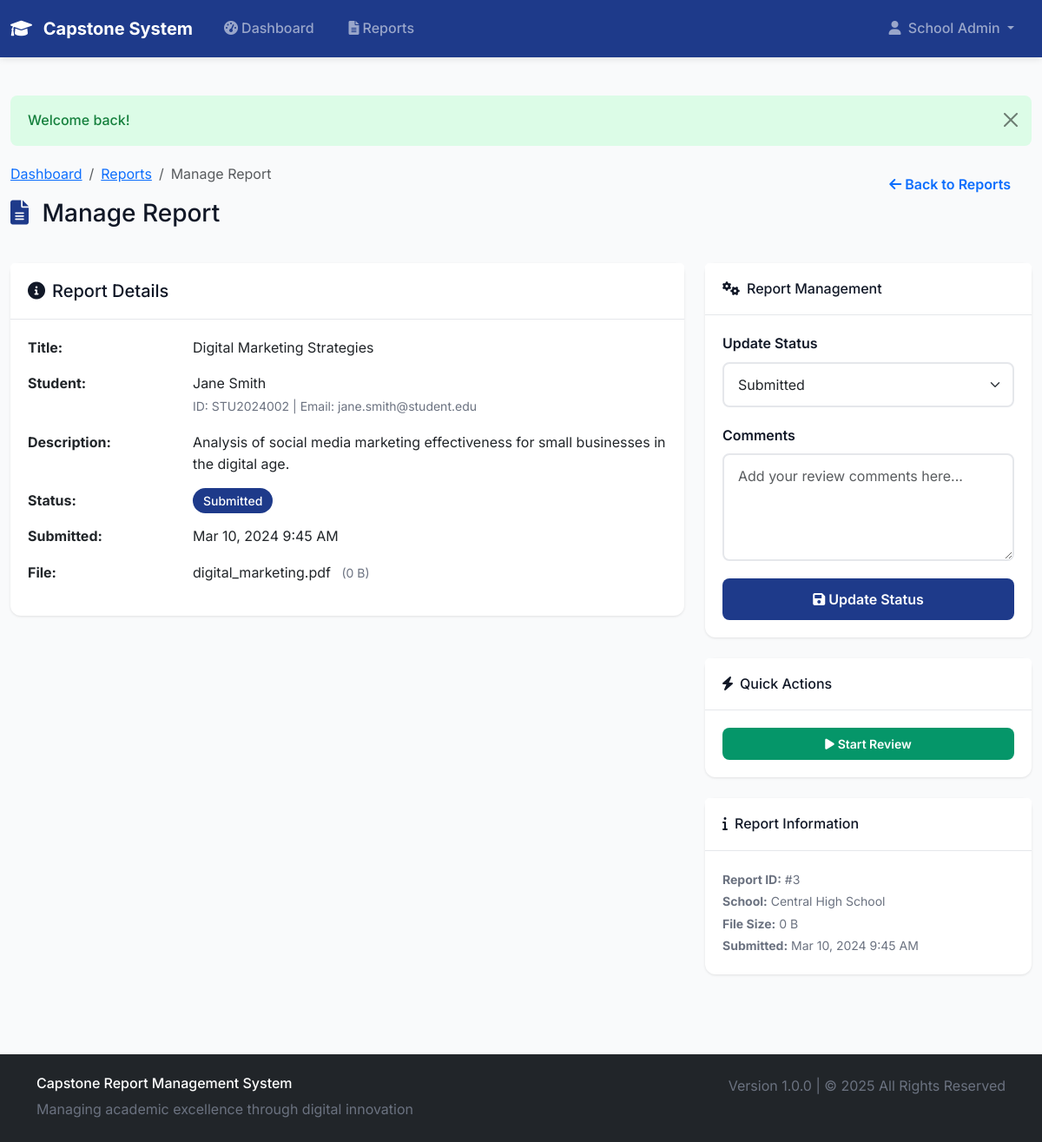
The app's page /school/manage_report.php?id=3 (signed in) with its own data.
### tables this page shows
CREATE TABLE reports (
    id INT AUTO_INCREMENT PRIMARY KEY,
    title VARCHAR(255) NOT NULL,
    description TEXT,
    student_id INT NOT NULL,
    school_id INT NOT NULL,
    file_path VARCHAR(500),
    file_name VARCHAR(255),
    file_size INT,
    status ENUM('submitted', 'under_review', 'approved', 'rejected', 'revision_required') DEFAULT 'submitted',
    admin_comments TEXT,
    school_comments TEXT,
    submission_date TIMESTAMP DEFAULT CURRENT_TIMESTAMP,
    reviewed_at TIMESTAMP NULL,
    reviewed_by_admin INT,
    reviewed_by_school BOOLEAN DEFAULT FALSE,
    grade VARCHAR(10),
    FOREIGN KEY (student_id) REFERENCES users(id) ON DELETE CASCADE,
    FOREIGN KEY (school_id) REFERENCES schools(id) ON DELETE CASCADE,
    FOREIGN KEY (reviewed_by_admin) REFERENCES users(id) ON DELETE SET NULL
);

CREATE TABLE users (
    id INT AUTO_INCREMENT PRIMARY KEY,
    username VARCHAR(100) UNIQUE NOT NULL,
    email VARCHAR(255) UNIQUE NOT NULL,
    password VARCHAR(255) NOT NULL,
    first_name VARCHAR(100) NOT NULL,
    last_name VARCHAR(100) NOT NULL,
    role ENUM('student', 'admin') NOT NULL,
    student_id VARCHAR(50),
    school_id INT,
    id_photo_path VARCHAR(500),
    status ENUM('active', 'inactive') DEFAULT 'active',
    created_at TIMESTAMP DEFAULT CURRENT_TIMESTAMP,
    FOREIGN KEY (school_id) REFERENCES schools(id) ON DELETE SET NULL
);

CREATE TABLE schools (
    id INT AUTO_INCREMENT PRIMARY KEY,
    name VARCHAR(255) NOT NULL,
    code VARCHAR(50) UNIQUE NOT NULL,
    email VARCHAR(255) NOT NULL,
    password VARCHAR(255) NOT NULL,
    contact_person VARCHAR(255),
    phone VARCHAR(50),
    address TEXT,
    status ENUM('active', 'inactive') DEFAULT 'active',
    created_at TIMESTAMP DEFAULT CURRENT_TIMESTAMP
);

### config/config.php (called while the page is built, shortened)
<?php
require_once __DIR__ . '/database.php';
require_once __DIR__ . '/../includes/functions.php';
$db = new Database();
?>

### config/database.php (called while the page is built, shortened)
<?php
class Database {
    private $host = DB_HOST;
    private $username = DB_USERNAME;
    private $password = DB_PASSWORD;
    private $database = DB_NAME;
    private $connection;
    private function connect() {
        try {
            if (DB_TYPE === 'pgsql') {
                $port = defined('DB_PORT') ? DB_PORT : '5432';
                $this->connection = new PDO(
                    "pgsql:host={$this->host};port={$port};dbname={$this->database}",
                    $this->username,
                    $this->password,
                    [
                        PDO::ATTR_ERRMODE => PDO::ERRMODE_EXCEPTION,
                        PDO::ATTR_DEFAULT_FETCH_MODE => PDO::FETCH_ASSOC,
                        PDO::ATTR_EMULATE_PREPARES => false
                    ]
                );
            } else {
                $this->connection = new PDO(
                    "mysql:host={$this->host};dbname={$this->database};charset=utf8mb4",
                    $this->username,
                    $this->password,
                    [
                        PDO::ATTR_ERRMODE => PDO::ERRMODE_EXCEPTION,
                        PDO::ATTR_DEFAULT_FETCH_MODE => PDO::FETCH_ASSOC,
                        PDO::ATTR_EMULATE_PREPARES => false
                    ]
                );
            }
        } catch (PDOException $e) {
            die("Database connection failed: " . $e->getMessage());
        }
    }
    public function query($sql, $params = []) {
        try {
            $stmt = $this->connection->prepare($sql);
            $stmt->execute($params);
            return $stmt;
        } catch (PDOException $e) {
            error_log("Database query error: " . $e->getMessage());
            return false;
        }
    }
    public function fetchOne($sql, $params = []) {
        $stmt = $this->query($sql, $params);
        return $stmt ? $stmt->fetch() : null;
    }
}
?>

### school/manage_report.php (the view, shortened to what this page needs)
<?php
require_once '../config/config.php';
$schoolId = $_SESSION['school_id'];
$reportId = (int)($_GET['id'] ?? 0);
$report = $db->fetchOne(
    "SELECT r.*, u.first_name, u.last_name, u.student_id, u.email, s.name as school_name
     FROM reports r
     JOIN users u ON r.student_id = u.id
     JOIN schools s ON r.school_id = s.id
     WHERE r.id = ? AND r.school_id = ?",
    [$reportId, $schoolId]
);
require_once '../includes/header.php';
?>
<div class="row mb-4">
    <div class="col">
        <nav aria-label="breadcrumb">
            <ol class="breadcrumb">
                <li class="breadcrumb-item"><a href="dashboard.php">Dashboard</a></li>
                <li class="breadcrumb-item"><a href="view_reports.php">Reports</a></li>
                <li class="breadcrumb-item active">Manage Report</li>
            </ol>
        </nav>
        <h1 class="h3 mb-3">
            <i class="fas fa-file-alt text-primary me-2"></i>
            Manage Report
        </h1>
    </div>
    <div class="col-auto">
        <a href="view_reports.php" class="btn btn-outline-primary">
            <i class="fas fa-arrow-left me-1"></i>Back to Reports
        </a>
    </div>
</div>
<div class="row">
    <div class="col-lg-8">
        <div class="card">
            <div class="card-header">
                <h5 class="mb-0">
                    <i class="fas fa-info-circle me-2"></i>Report Details
                </h5>
            </div>
            <div class="card-body">
                <div class="row mb-3">
                    <div class="col-sm-3 fw-bold">Title:</div>
                    <div class="col-sm-9"><?php echo htmlspecialchars($report['title']); ?></div>
                </div>
                <div class="row mb-3">
                    <div class="col-sm-3 fw-bold">Student:</div>
                    <div class="col-sm-9">
                        <?php echo htmlspecialchars($report['first_name'] . ' ' . $report['last_name']); ?>
                        <br>
                        <small class="text-muted">
                            ID: <?php echo htmlspecialchars($report['student_id']); ?> |
                            Email: <?php echo htmlspecialchars($report['email']); ?>
                        </small>
                    </div>
                </div>
                <div class="row mb-3">
                    <div class="col-sm-3 fw-bold">Description:</div>
                    <div class="col-sm-9">
                        <p class="mb-0"><?php echo nl2br(htmlspecialchars($report['description'])); ?></p>
                    </div>
                </div>
                <div class="row mb-3">
                    <div class="col-sm-3 fw-bold">Status:</div>
                    <div class="col-sm-9">
                        <span class="status-badge status-<?php echo $report['status']; ?>">
                            <?php echo ucfirst(str_replace('_', ' ', $report['status'])); ?>
                        </span>
                    </div>
                </div>
                <div class="row mb-3">
                    <div class="col-sm-3 fw-bold">Submitted:</div>
                    <div class="col-sm-9"><?php echo formatDate($report['submission_date']); ?></div>
                </div>
                <div class="row mb-3">
                    <div class="col-sm-3 fw-bold">File:</div>
                    <div class="col-sm-9">
                        <?php echo htmlspecialchars($report['file_name']); ?>
                        <small class="text-muted ms-2">(<?php echo formatFileSize($report['file_size']); ?>)</small>
                    </div>
                </div>
            </div>
        </div>
    </div>
    <div class="col-lg-4">
        <div class="card mb-4">
            <div class="card-header">
                <h6 class="mb-0">
                    <i class="fas fa-cogs me-2"></i>Report Management
                </h6>
            </div>
            <div class="card-body">
                <form id="statusForm">
                    <div class="form-group">
                        <label for="status" class="form-label">Update Status</label>
                        <select class="form-select" id="status" name="status">
                            <option value="submitted" <?php echo $report['status'] === 'submitted' ? 'selected' : ''; ?>>Submitted</option>
                        </select>
                    </div>
                    <div class="form-group">
                        <label for="comments" class="form-label">Comments</label>
                        <textarea class="form-control" id="comments" name="comments" rows="4"
                                  placeholder="Add your review comments here..."><?php echo htmlspecialchars($report['school_comments'] ?? ''); ?></textarea>
                    </div>
                    <div class="d-grid">
                        <button type="submit" class="btn btn-primary">
                            <i class="fas fa-save me-1"></i>Update Status
                        </button>
                    </div>
                </form>
            </div>
        </div>
        <div class="card mb-4">
            <div class="card-header">
                <h6 class="mb-0">
                    <i class="fas fa-bolt me-2"></i>Quick Actions
                </h6>
            </div>
            <div class="card-body">
                <div class="d-grid gap-2">
                    <?php if ($report['status'] === 'submitted'): ?>
                        <button class="btn btn-success btn-sm" onclick="quickUpdateStatus('under_review')">
                            <i class="fas fa-play me-1"></i>Start Review
                        </button>
                    <?php endif; ?>
                </div>
            </div>
        </div>
        <div class="card">
            <div class="card-header">
                <h6 class="mb-0">
                    <i class="fas fa-info me-2"></i>Report Information
                </h6>
            </div>
            <div class="card-body">
                <small class="text-muted">
                    <strong>Report ID:</strong> #<?php echo $report['id']; ?><br>
                    <strong>School:</strong> <?php echo htmlspecialchars($report['school_name']); ?><br>
                    <strong>File Size:</strong> <?php echo formatFileSize($report['file_size']); ?><br>
                    <strong>Submitted:</strong> <?php echo formatDate($report['submission_date']); ?>
                </small>
            </div>
        </div>
    </div>
</div>
<?php require_once '../includes/footer.php'; ?>

### assets/css/style.css (style rules this page uses)
:root { --primary-color: #1E3A8A; --secondary-color: #059669; --background-color: #F9FAFB; --text-color: #111827; --accent-color: #7C3AED; --warning-color: #F59E0B; --light-gray: #E5E7EB; --medium-gray: #6B7280; --dark-gray: #374151; }
* { margin: 0; padding: 0; box-sizing: border-box; }
body { font-family: 'Inter', 'Source Sans Pro', -apple-system, BlinkMacSystemFont, sans-serif; background-color: var(--background-color); color: var(--text-color); line-height: 1.6; }
.text-primary { color: var(--primary-color) !important; }
.btn-primary { background-color: var(--primary-color); border-color: var(--primary-color); }
.btn-success { background-color: var(--secondary-color); border-color: var(--secondary-color); }
.card { border: none; border-radius: 12px; box-shadow: 0 1px 3px rgba(0, 0, 0, 0.1); margin-bottom: 20px; transition: all 0.3s ease; }
.card-header { background-color: white; border-bottom: 1px solid var(--light-gray); padding: 20px; font-weight: 600; color: var(--text-color); }
.card-body { padding: 20px; }
.status-badge { padding: 6px 12px; border-radius: 20px; font-size: 0.875rem; font-weight: 500; text-transform: capitalize; }
.status-submitted { background-color: var(--primary-color); color: white; }
.form-control, .form-select { border: 2px solid var(--light-gray); border-radius: 8px; padding: 12px 16px; font-size: 1rem; transition: all 0.3s ease; }
.form-label { font-weight: 600; color: var(--text-color); margin-bottom: 8px; }
.form-group { margin-bottom: 20px; }
.btn { border-radius: 8px; padding: 12px 24px; font-weight: 600; font-size: 1rem; transition: all 0.3s ease; border: none; }
.btn-sm { padding: 8px 16px; font-size: 0.875rem; }
.text-muted { color: var(--medium-gray) !important; }

### records on screen
reports: title "Digital Marketing Strategies", student.last_name "Jane Smith", student.student_id "STU2024002", student.email "jane.smith@student.edu", description "Analysis of social media marketing effectiveness for small businesses in the digital age.", status "Submitted", submission_date "Mar 10, 2024 9:45 AM", file_name "digital_marketing.pdf", file_size "0 B", id "3", school.name "Central High School"

### other values on screen
$message "Welcome back!"
APP_VERSION "1.0.0"
